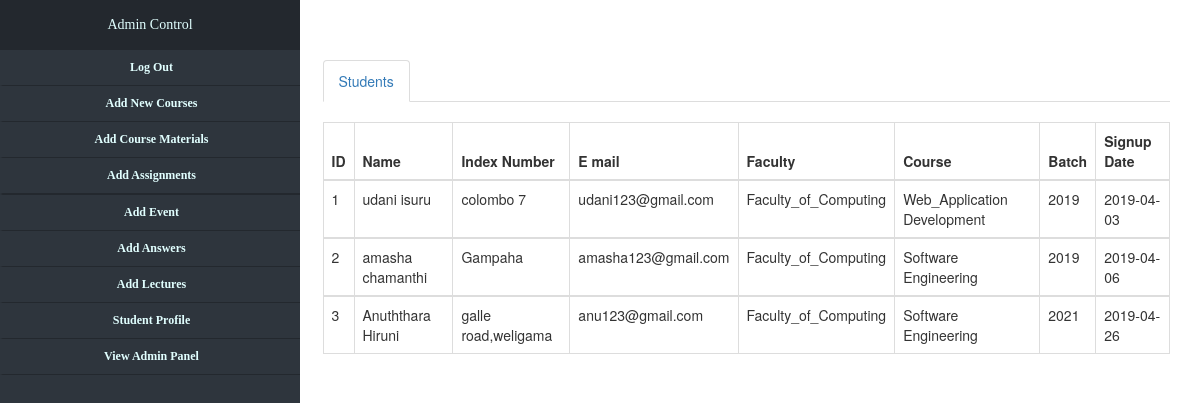
The app's page /student_manage.php, older data.
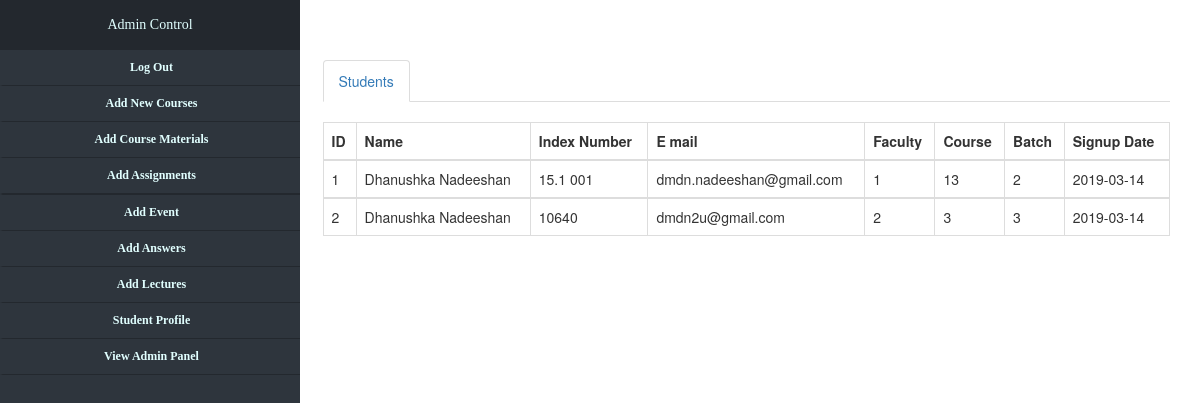
The same page, newer data.
### tables this page shows
CREATE TABLE `student_signup` (
  `id` int(11) NOT NULL,
  `f_name` varchar(50) NOT NULL,
  `l_name` varchar(50) NOT NULL,
  `email` varchar(100) NOT NULL,
  `password` varchar(100) NOT NULL,
  `faculty` varchar(50) NOT NULL,
  `course` varchar(50) NOT NULL,
  `batch` varchar(50) NOT NULL,
  `index_no` varchar(50) NOT NULL,
  `date` varchar(50) NOT NULL,
  `active` varchar(50) NOT NULL
);

### student_manage.php (the view, shortened to what this page needs)
<!DOCTYPE html>
<html lang="en">
<head>
    <link rel="stylesheet" href="css/bootstrap.css">
    <link rel="stylesheet" type="text/css" href="css/main.css">
    <link rel="stylesheet" type="text/css" href="css/admin.css">
</head>
<body>
<?php include_once("includes/sidebar.php"); ?>
<br>
<br>
<br>
<div class="container">
    <div class="row">
        <div class="col-md-3">
        </div>
        <div class="col-md-9">
            <ul class="nav nav-tabs">
                <li class="active"><a href="#stud" data-toggle="tab" style="color:#337ab7;">Students</a> </li>
            </ul>
            <div class="tab-content">
                <div class="tab-pane active" id="stud"><br>
                    <table class="table table-bordered table-responsive">
                        <thead>
                        <tr>
                            <th>ID</th>
                            <th>Name</th>
                            <th>Index Number</th>
                            <th>E mail</th>
                            <th>Faculty</th>
                            <th>Course</th>
                            <th>Batch</th>
                            <th>Signup Date</th>
                        </tr>
                        </thead>
                        <?php
                        $connection = mysqli_connect("localhost", "root", '', "sliit");
                        if($query = mysqli_query($connection, "select * from student_signup")){
                            $rows = mysqli_num_rows($query);
                            if ($rows) {
                                while($dataRow = mysqli_fetch_array($query)){
                                    echo "<tbody><tr><td>";
                                    echo $dataRow["id"];
                                    echo "</td>";
                                    echo "<td>".$dataRow["f_name"]." ".$dataRow["l_name"]."</td>";
                                    echo "<td>".$dataRow["index_no"]."</td>";
                                    echo "<td>".$dataRow["email"]."</td>";
                                    echo "<td>".$dataRow["faculty"]."</td>";
                                    echo "<td>".$dataRow["course"]."</td>";
                                    echo "<td>".$dataRow["batch"]."</td>";
                                    echo "<td>".$dataRow["date"]."</td>";
                                    echo "</td></tr></tbody>";
                                }
                            } else {
                                echo "<tbody><tr><td colspan='4'>No Admin Data</td></tr></tbody>";
                            }
                        }
                        ?>
                    </table>
                </div>
            </div>
        </div>
    </div>
</div>
</body>
</html>

### includes/sidebar.php (shortened to what this page needs)
<div class="nav-side-menu">
    <div class="brand">Admin Control</div>
    <div class="menu-list">
        <ul id="menu-content" class="menu-content collapse out">
                    <li>
                        <a href="admin_logout.php">
                            <strong>
                                <center>Log Out</center>
                            </strong>
                        </a>
                    </li>
            <li>
                <a href="http://localhost:8080/sliit/sliit/course_manage.php">
                    <strong>
                        <center>Add New Courses</center>
                    </strong>
                </a>
            </li>
            <li>
                <a href="http://localhost:8080/sliit/sliit/module_manage.php">
                    <strong>
                        <center>Add Course Materials</center>
                    </strong>
                </a>
            </li>
            <li>
                <a href="">
                    <strong>
                        <center>Add Assignments</center>
                    </strong>
                </a>
            </li>
            <li>
            <li>
                <a href="http://localhost:8080/sliit/sliit/event_manage.php">
                    <strong>
                        <center>Add Event</center>
                    </strong>
                </a>
            </li>
            <li>
                <a href="#">
                    <strong>
                        <center>Add Answers</center>
                    </strong>
                </a>
            </li>
            <li>
                <a href="http://localhost:8080/sliit/sliit/lecturer_manage.php">
                    <strong>
                        <center>Add Lectures</center>
                </a>
            </li>
            </li>
            <li>
                <a href="http://localhost:8080/sliit/sliit/student_manage.php">
                    <strong>
                        <center>Student Profile</center>
                    </strong>
                </a>
            </li>
            <li>
                <a href="http://localhost:8080/sliit/sliit/admin_manage.php">
                    <strong>
                        <center>View Admin Panel</center>
                    </strong>
                </a>
            </li>
        </ul>
    </div>
</div>

### css/admin.css (style rules this page uses)
.nav-side-menu { overflow: auto; font-family: verdana; font-size: 12px; font-weight: 200; background-color: #2e353d; position: fixed; top: 0px; width: 300px; height: 100%; color: #e1ffff; }
.nav-side-menu .brand { background-color: #23282e; line-height: 50px; display: block; text-align: center; font-size: 14px; }
.nav-side-menu ul, .nav-side-menu li { list-style: none; padding: 0px; margin: 0px; line-height: 35px; cursor: pointer; }
.nav-side-menu li { padding-left: 0px; border-left: 3px solid #2e353d; border-bottom: 1px solid #23282e; }
.nav-side-menu li a { text-decoration: none; color: #e1ffff; }
@media (min-width: 767px) { .nav-side-menu .menu-list .menu-content { display: block; } }
body { margin: 0px; padding: 0px; }

Row changes from the older to the newer data that the page shows:
removed student_signup: id "3", f_name "Anuththara", l_name "Hiruni", index_no "galle road,weligama", email "anu123@gmail.com", faculty "Faculty_of_Computing", course "Software Engineering", batch "2021", date "2019-04-26"
changed student_signup id 1: f_name "udani" → "Dhanushka"; l_name "isuru" → "Nadeeshan"; index_no "colombo 7" → "15.1 001"; email "udani123@gmail.com" → "dmdn.nadeeshan@gmail.com"; faculty "Faculty_of_Computing" → "1"; course "Web_Application Development" → "13"; batch "2019" → "2"; date "2019-04-03" → "2019-03-14"
changed student_signup id 2: f_name "amasha" → "Dhanushka"; l_name "chamanthi" → "Nadeeshan"; index_no "Gampaha" → "10640"; email "amasha123@gmail.com" → "dmdn2u@gmail.com"; faculty "Faculty_of_Computing" → "2"; course "Software Engineering" → "3"; batch "2019" → "3"; date "2019-04-06" → "2019-03-14"
